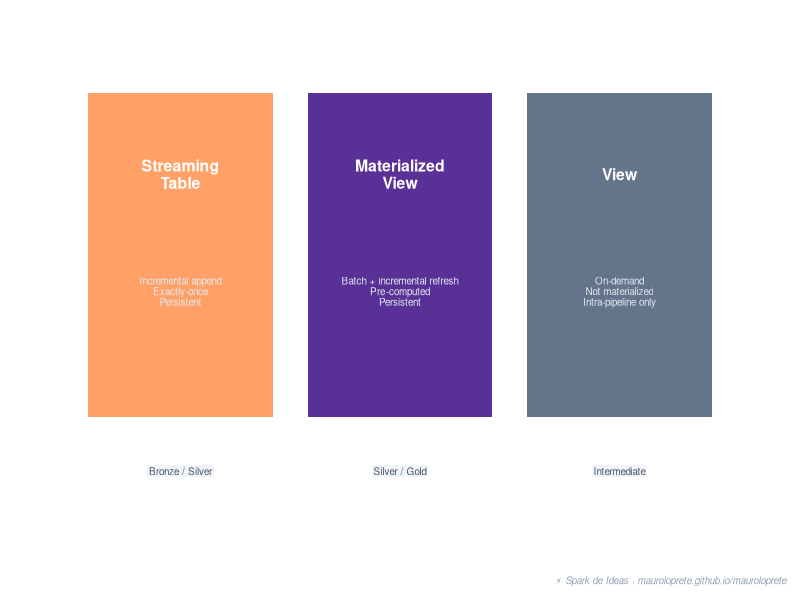
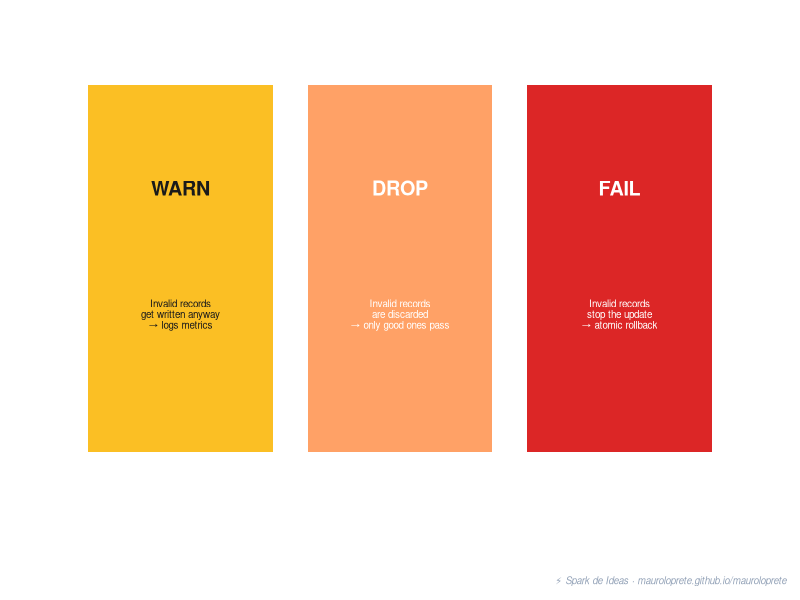
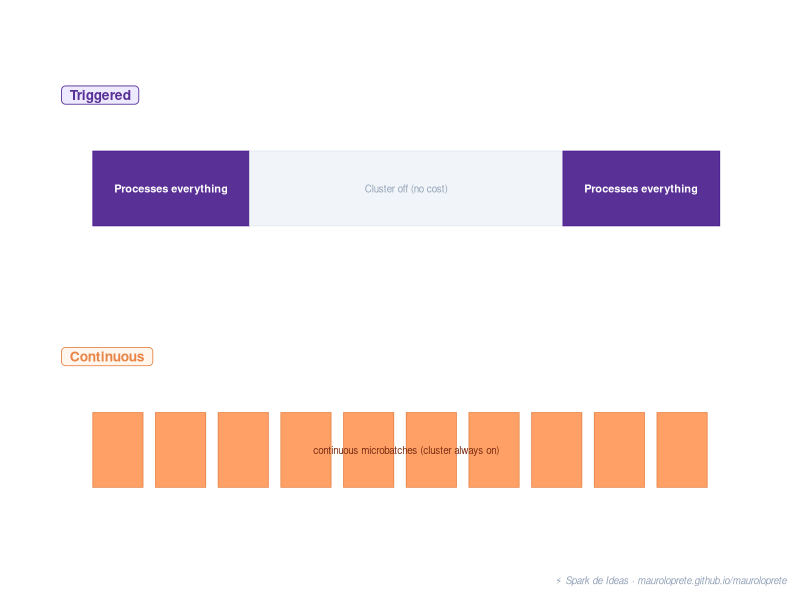

Source code (R) for these figures, in order:
## ---- chunk 1
#| echo: false
#| warning: false
#| message: false
#| fig-width: 9
#| fig-height: 4
#| fig-align: center
#| fig-cap: "The three dataset types in Lakeflow Declarative Pipelines: streaming table, materialized view, and temporary view."

library(ggplot2)

datasets <- data.frame(
  x = c(1, 3.5, 6),
  y = c(1, 1, 1),
  label = c("Streaming\nTable", "Materialized\nView", "View"),
  sub = c("Incremental append\nExactly-once\nPersistent", "Batch + incremental refresh\nPre-computed\nPersistent", "On-demand\nNot materialized\nIntra-pipeline only"),
  color = c("#FFA166", "#593196", "#64748b"),
  tag = c("Bronze / Silver", "Silver / Gold", "Intermediate")
)

ggplot(datasets) +
  geom_tile(aes(x = x, y = y, fill = color),
            width = 2.1, height = 1.8, color = NA, show.legend = FALSE) +
  geom_text(aes(x = x, y = y + 0.45, label = label),
            color = "white", size = 4, fontface = "bold", lineheight = 0.9) +
  geom_text(aes(x = x, y = y - 0.2, label = sub),
            color = "#e2e8f0", size = 2.5, lineheight = 0.9) +
  geom_label(aes(x = x, y = y - 1.2, label = tag),
             fill = "#f1f5f9", color = "#475569", size = 2.5,
             label.padding = unit(0.15, "lines"), label.size = 0) +
  scale_fill_identity() +
  coord_cartesian(xlim = c(-0.5, 7.5), ylim = c(-0.6, 2.2)) +
  labs(caption = "\u26a1 Spark de Ideas \u00b7 mauroloprete.github.io/mauroloprete") +
  theme_void() +
  theme(plot.margin = margin(10, 10, 10, 10),
        plot.caption = element_text(color = "#94a3b8", size = 7, hjust = 1, face = "italic"))
## ---- chunk 2
#| echo: false
#| warning: false
#| message: false
#| fig-width: 9
#| fig-height: 3.5
#| fig-align: center
#| fig-cap: "Three expectation types: warn (logs), drop (discards), and fail (stops the pipeline)."

library(ggplot2)

exp_data <- data.frame(
  x = c(1, 3.5, 6),
  y = c(1, 1, 1),
  label = c("WARN", "DROP", "FAIL"),
  sub = c("Invalid records\nget written anyway\n→ logs metrics", "Invalid records\nare discarded\n→ only good ones pass", "Invalid records\nstop the update\n→ atomic rollback"),
  color = c("#fbbf24", "#FFA166", "#dc2626"),
  text_color = c("#1a1a1a", "white", "white")
)

ggplot(exp_data) +
  geom_tile(aes(x = x, y = y, fill = color),
            width = 2.1, height = 1.6, color = NA, show.legend = FALSE) +
  geom_text(aes(x = x, y = y + 0.35, label = label, color = text_color),
            size = 5, fontface = "bold", show.legend = FALSE) +
  geom_text(aes(x = x, y = y - 0.2, label = sub, color = text_color),
            size = 2.5, lineheight = 0.9, show.legend = FALSE) +
  scale_fill_identity() +
  scale_color_identity() +
  coord_cartesian(xlim = c(-0.5, 7.5), ylim = c(-0.2, 2)) +
  labs(caption = "\u26a1 Spark de Ideas \u00b7 mauroloprete.github.io/mauroloprete") +
  theme_void() +
  theme(plot.margin = margin(10, 10, 10, 10),
        plot.caption = element_text(color = "#94a3b8", size = 7, hjust = 1, face = "italic"))
## ---- chunk 3
#| echo: false
#| warning: false
#| message: false
#| fig-width: 9
#| fig-height: 3.5
#| fig-align: center
#| fig-cap: "Triggered mode runs and stops; continuous mode runs indefinitely with microbatches."

library(ggplot2)

ggplot() +
  # Triggered
  annotate("label", x = 0, y = 2.2, label = " Triggered ", fontface = "bold",
           hjust = 0, size = 3.5, color = "#593196", fill = "#ede9fe",
           label.size = 0.3, label.r = unit(3, "pt")) +
  annotate("rect", xmin = 0.5, xmax = 3, ymin = 1.5, ymax = 1.9,
           fill = "#593196", color = "#4c1d95", linewidth = 0.3) +
  annotate("text", x = 1.75, y = 1.7, label = "Processes everything",
           color = "white", size = 2.8, fontface = "bold") +
  annotate("rect", xmin = 3, xmax = 8, ymin = 1.5, ymax = 1.9,
           fill = "#f1f5f9", color = "#e2e8f0", linewidth = 0.3) +
  annotate("text", x = 5.5, y = 1.7, label = "Cluster off (no cost)",
           color = "#94a3b8", size = 2.5) +
  annotate("rect", xmin = 8, xmax = 10.5, ymin = 1.5, ymax = 1.9,
           fill = "#593196", color = "#4c1d95", linewidth = 0.3) +
  annotate("text", x = 9.25, y = 1.7, label = "Processes everything",
           color = "white", size = 2.8, fontface = "bold") +

  # Continuous
  annotate("label", x = 0, y = 0.8, label = " Continuous ", fontface = "bold",
           hjust = 0, size = 3.5, color = "#e8854a", fill = "#fff7ed",
           label.size = 0.3, label.r = unit(3, "pt")) +
  annotate("rect", xmin = 0.5, xmax = 1.3, ymin = 0.1, ymax = 0.5,
           fill = "#FFA166", color = "#e8854a", linewidth = 0.3) +
  annotate("rect", xmin = 1.5, xmax = 2.3, ymin = 0.1, ymax = 0.5,
           fill = "#FFA166", color = "#e8854a", linewidth = 0.3) +
  annotate("rect", xmin = 2.5, xmax = 3.3, ymin = 0.1, ymax = 0.5,
           fill = "#FFA166", color = "#e8854a", linewidth = 0.3) +
  annotate("rect", xmin = 3.5, xmax = 4.3, ymin = 0.1, ymax = 0.5,
           fill = "#FFA166", color = "#e8854a", linewidth = 0.3) +
  annotate("rect", xmin = 4.5, xmax = 5.3, ymin = 0.1, ymax = 0.5,
           fill = "#FFA166", color = "#e8854a", linewidth = 0.3) +
  annotate("rect", xmin = 5.5, xmax = 6.3, ymin = 0.1, ymax = 0.5,
           fill = "#FFA166", color = "#e8854a", linewidth = 0.3) +
  annotate("rect", xmin = 6.5, xmax = 7.3, ymin = 0.1, ymax = 0.5,
           fill = "#FFA166", color = "#e8854a", linewidth = 0.3) +
  annotate("rect", xmin = 7.5, xmax = 8.3, ymin = 0.1, ymax = 0.5,
           fill = "#FFA166", color = "#e8854a", linewidth = 0.3) +
  annotate("rect", xmin = 8.5, xmax = 9.3, ymin = 0.1, ymax = 0.5,
           fill = "#FFA166", color = "#e8854a", linewidth = 0.3) +
  annotate("rect", xmin = 9.5, xmax = 10.3, ymin = 0.1, ymax = 0.5,
           fill = "#FFA166", color = "#e8854a", linewidth = 0.3) +
  annotate("text", x = 5.5, y = 0.3, label = "continuous microbatches (cluster always on)",
           color = "#7c2d12", size = 2.5) +

  coord_cartesian(xlim = c(-0.2, 11), ylim = c(-0.2, 2.5)) +
  labs(caption = "\u26a1 Spark de Ideas \u00b7 mauroloprete.github.io/mauroloprete") +
  theme_void() +
  theme(plot.margin = margin(10, 10, 10, 10),
        plot.caption = element_text(color = "#94a3b8", size = 7, hjust = 1, face = "italic"))
